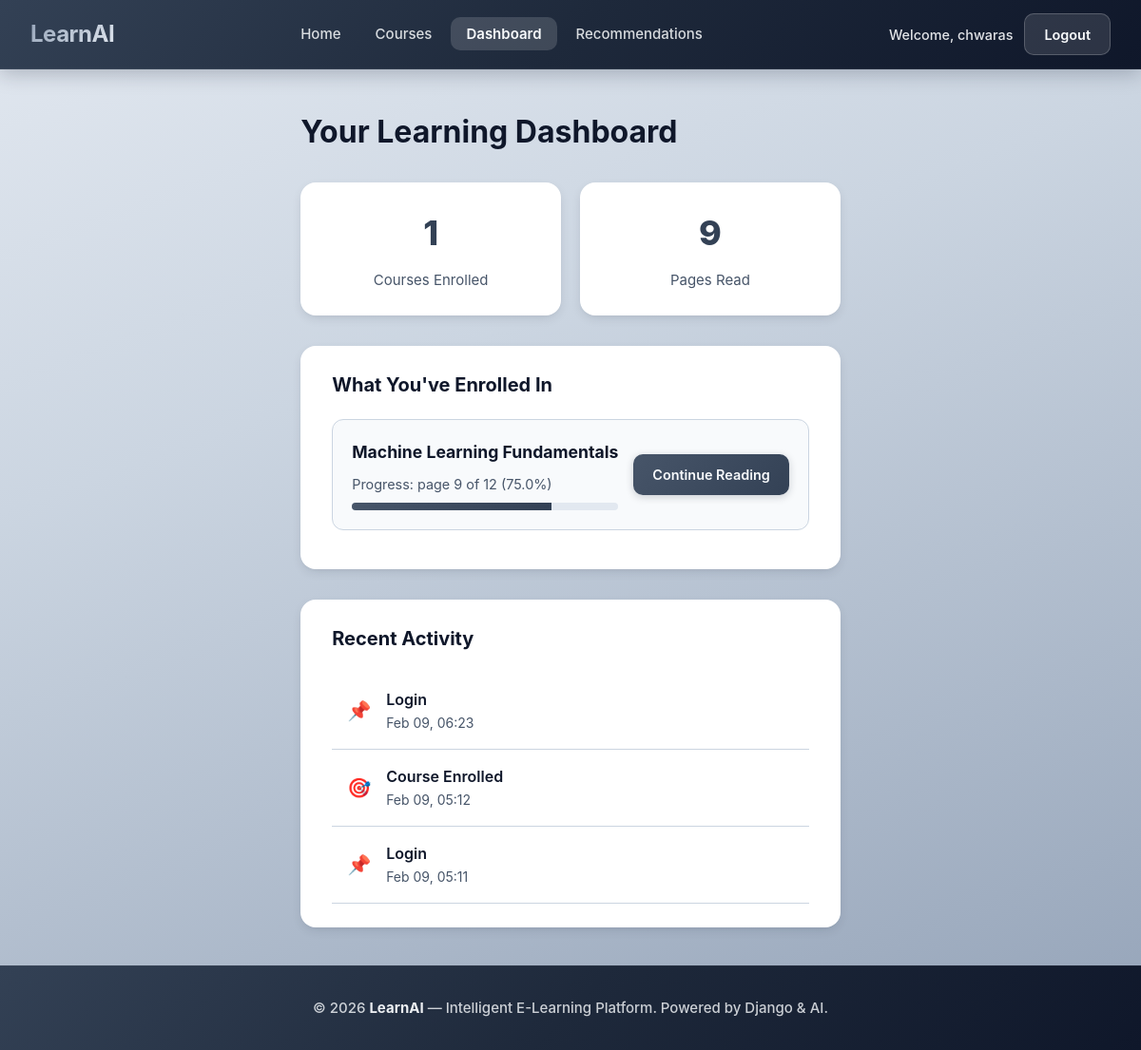
The page /dashboard/ (signed in) on the database its author committed.
### core/models.py (models this page shows, shortened)
class User(AbstractUser):
    LEARNING_STYLES = [
        ('visual', 'Visual'),
        ('auditory', 'Auditory'),
        ('kinesthetic', 'Kinesthetic'),
        ('reading', 'Reading/Writing'),
    ]
    SKILL_LEVELS = [
        ('beginner', 'Beginner'),
        ('intermediate', 'Intermediate'),
        ('advanced', 'Advanced'),
    ]
    LEARNING_PACES = [
        ('slow', 'Slow (1-3 hours/week)'),
        ('moderate', 'Moderate (5-8 hours/week)'),
        ('intensive', 'Intensive (10+ hours/week)'),
    ]
    learning_style = models.CharField(max_length=20, choices=LEARNING_STYLES, default='visual')
    skill_level = models.CharField(max_length=20, choices=SKILL_LEVELS, default='beginner')
    learning_pace = models.CharField(max_length=20, choices=LEARNING_PACES, default='moderate')
    preferred_content_type = models.CharField(max_length=50, default='video')
    interests = models.JSONField(default=list, blank=True)
    login_count = models.IntegerField(default=0)
    last_active_date = models.DateTimeField(auto_now=True)
    average_session_duration = models.FloatField(default=0.0)
    preferred_study_time = models.CharField(max_length=20, default='morning')

class Enrollment(models.Model):
    user = models.ForeignKey(User, on_delete=models.CASCADE, related_name='enrollments')
    course = models.ForeignKey(Course, on_delete=models.CASCADE, related_name='enrollments')
    enrolled_at = models.DateTimeField(auto_now_add=True)
    lessons_completed = models.IntegerField(default=0)
    progress_percentage = models.FloatField(default=0.0)
    current_lesson = models.IntegerField(default=1)
    completed_at = models.DateTimeField(null=True, blank=True)
    is_completed = models.BooleanField(default=False)
    class Meta:
        unique_together = ['user', 'course']
        ordering = ['-enrolled_at']

class Course(models.Model):
    CATEGORIES = [
        ('web_development', 'Web Development'),
        ('data_science', 'Data Science'),
        ('machine_learning', 'Machine Learning'),
        ('mobile_development', 'Mobile Development'),
        ('cloud_computing', 'Cloud Computing'),
        ('artificial_intelligence', 'Artificial Intelligence'),
    ]
    LEVELS = [
        ('beginner', 'Beginner'),
        ('intermediate', 'Intermediate'),
        ('advanced', 'Advanced'),
    ]
    title = models.CharField(max_length=200)
    description = models.TextField()
    category = models.CharField(max_length=50, choices=CATEGORIES)
    level = models.CharField(max_length=20, choices=LEVELS)
    duration_hours = models.IntegerField(default=0)
    lessons_count = models.IntegerField(default=0)
    enrolled_count = models.IntegerField(default=0)
    rating = models.FloatField(default=0.0)
    topics = models.JSONField(default=list, blank=True)
    content_types = models.JSONField(default=list, blank=True)
    pdf_file = models.FileField(upload_to='courses/', null=True, blank=True)
    total_pages = models.PositiveIntegerField(default=1)
    summary_for_chat = models.TextField(blank=True, help_text='Course summary/key points for chatbot answers')
    created_at = models.DateTimeField(auto_now_add=True)
    updated_at = models.DateTimeField(auto_now=True)
    class Meta:
        ordering = ['-rating', '-enrolled_count']

class Activity(models.Model):
    ACTIVITY_TYPES = [
        ('lesson_completed', 'Lesson Completed'),
        ('quiz_completed', 'Quiz Completed'),
        ('course_enrolled', 'Course Enrolled'),
        ('learning_time', 'Learning Time'),
        ('login', 'Login'),
        ('content_viewed', 'Content Viewed'),
    ]
    user = models.ForeignKey(User, on_delete=models.CASCADE, related_name='activities')
    activity_type = models.CharField(max_length=50, choices=ACTIVITY_TYPES)
    details = models.JSONField(default=dict, blank=True)
    timestamp = models.DateTimeField(auto_now_add=True)
    session_duration = models.FloatField(default=0.0)  # in minutes
    class Meta:
        ordering = ['-timestamp']
        indexes = [
            models.Index(fields=['user', '-timestamp']),
            models.Index(fields=['activity_type', '-timestamp']),
        ]

### core/views.py (the view)
# urls.py: path('dashboard/', views.dashboard, name='dashboard'),
@login_required
def dashboard(request):
    user = request.user
    enrollments = Enrollment.objects.filter(user=user).select_related('course')
    enrollment_list = []
    for e in enrollments:
        prog = PDFReadingProgress.objects.filter(user=user, course=e.course).first()
        last_page = prog.last_page_read if prog else 1
        total = e.course.total_pages or 1
        pct = round((last_page / total) * 100, 1) if total else 0
        enrollment_list.append({
            'enrollment': e,
            'course': e.course,
            'last_page': last_page,
            'total_pages': total,
            'progress_pct': pct,
        })
    stats = {
        'courses_enrolled': enrollments.count(),
        'total_pages_read': sum(
            (PDFReadingProgress.objects.filter(user=user, course=e.course).first() or type('X', (), {'last_page_read': 0})()).last_page_read
            for e in enrollments
        ),
    }
    total_read = 0
    for e in enrollments:
        p = PDFReadingProgress.objects.filter(user=user, course=e.course).first()
        total_read += (p.last_page_read if p else 0)
    stats['total_pages_read'] = total_read
    recent_activities = Activity.objects.filter(user=user).order_by('-timestamp')[:10]
    context = {
        'user': user,
        'stats': stats,
        'enrollment_list': enrollment_list,
        'recent_activities': recent_activities,
    }
    return render(request, 'core/dashboard.html', context)

### templates/core/dashboard.html
{% extends 'base.html' %}
{% block content %}
<div class="container">
    <h1 style="font-size: 2rem; font-weight: 700; margin-bottom: 1.75rem; color: var(--text-primary);">Your Learning Dashboard</h1>
    <div style="display: grid; grid-template-columns: repeat(auto-fit, minmax(200px, 1fr)); gap: 1.25rem; margin-bottom: 2rem;">
        <div class="card" style="padding: 1.5rem; text-align: center;">
            <div style="font-size: 2.25rem; font-weight: 800; color: var(--slate-700);">{{ stats.courses_enrolled }}</div>
            <div style="color: var(--text-secondary); margin-top: 0.5rem; font-size: 0.9375rem;">Courses Enrolled</div>
        </div>
        <div class="card" style="padding: 1.5rem; text-align: center;">
            <div style="font-size: 2.25rem; font-weight: 800; color: var(--slate-700);">{{ stats.total_pages_read }}</div>
            <div style="color: var(--text-secondary); margin-top: 0.5rem; font-size: 0.9375rem;">Pages Read</div>
        </div>
    </div>
    <div class="card" style="margin-bottom: 2rem;">
        <h2 style="font-size: 1.25rem; font-weight: 700; margin-bottom: 1.25rem; color: var(--text-primary);">What You've Enrolled In</h2>
        {% if enrollment_list %}
            {% for item in enrollment_list %}
            <div style="padding: 1.25rem; border: 1px solid var(--border-color); border-radius: var(--radius); margin-bottom: 1rem; background: var(--slate-50);">
                <div style="display: flex; justify-content: space-between; align-items: center; flex-wrap: wrap; gap: 1rem;">
                    <div>
                        <h3 style="font-size: 1.1rem; font-weight: 700; margin-bottom: 0.5rem;">{{ item.course.title }}</h3>
                        <p style="color: var(--text-secondary); font-size: 0.9rem;">Progress: page {{ item.last_page }} of {{ item.total_pages }} ({{ item.progress_pct }}%)</p>
                        <div style="width: 100%; max-width: 280px; height: 8px; background: var(--slate-200); border-radius: 4px; overflow: hidden; margin-top: 0.5rem;">
                            <div style="height: 100%; background: linear-gradient(90deg, var(--slate-600), var(--slate-700)); width: {{ item.progress_pct }}%;"></div>
                        </div>
                    </div>
                    <a href="{% url 'core:pdf_learn' item.course.id %}" class="btn btn-primary">{% if item.last_page >= item.total_pages %}Review{% else %}Continue Reading{% endif %}</a>
                </div>
            </div>
            {% endfor %}
        {% else %}
            <p style="color: var(--text-secondary);">You haven't enrolled in any courses yet. <a href="{% url 'core:courses' %}" style="color: var(--slate-600); font-weight: 600;">Browse courses</a> to get started.</p>
        {% endif %}
    </div>
    <div class="card">
        <h2 style="font-size: 1.25rem; font-weight: 700; margin-bottom: 1.25rem; color: var(--text-primary);">Recent Activity</h2>
        {% if recent_activities %}
            {% for activity in recent_activities %}
            <div style="padding: 1rem; border-bottom: 1px solid var(--border-color); display: flex; align-items: center; gap: 1rem;">
                <span style="font-size: 1.25rem;">{% if activity.activity_type == 'lesson_completed' %}📚{% elif activity.activity_type == 'quiz_completed' %}✅{% elif activity.activity_type == 'course_enrolled' %}🎯{% elif activity.activity_type == 'learning_time' %}⏱️{% else %}📌{% endif %}</span>
                <div style="flex: 1;">
                    <div style="font-weight: 600; color: var(--text-primary);">{{ activity.get_activity_type_display }}</div>
                    <div style="font-size: 0.875rem; color: var(--text-secondary);">{{ activity.timestamp|date:"M d, H:i" }}</div>
                </div>
            </div>
            {% endfor %}
        {% else %}
            <p style="color: var(--text-secondary);">No recent activity yet. Enroll and start reading to see your progress here.</p>
        {% endif %}
    </div>
</div>
{% endblock %}

### templates/base.html (shortened to what this page needs)
<!DOCTYPE html>
<html lang="en">
<head>
</head>
<body>
    <nav class="navbar">
        <div class="nav-container">
            <a href="{% url 'core:index' %}" class="logo">LearnAI</a>
            <ul class="nav-links">
                <li><a href="{% url 'core:index' %}" class="{% if request.resolver_match.url_name == 'index' %}active{% endif %}">Home</a></li>
                {% if user.is_authenticated %}
                    <li><a href="{% url 'core:courses' %}" class="{% if request.resolver_match.url_name == 'courses' or request.resolver_match.url_name == 'course_detail' %}active{% endif %}">Courses</a></li>
                    <li><a href="{% url 'core:dashboard' %}" class="{% if request.resolver_match.url_name == 'dashboard' %}active{% endif %}">Dashboard</a></li>
                    <li><a href="{% url 'core:recommendations' %}" class="{% if request.resolver_match.url_name == 'recommendations' %}active{% endif %}">Recommendations</a></li>
                {% endif %}
            </ul>
            <div class="nav-buttons">
                {% if user.is_authenticated %}
                    <span class="welcome-text">Welcome, {{ user.username }}</span>
                    <a href="{% url 'core:logout' %}" class="btn btn-secondary">Logout</a>
                {% else %}
                    <a href="{% url 'core:login' %}" class="btn btn-secondary">Login</a>
                    <a href="{% url 'core:register' %}" class="btn btn-primary">Sign Up</a>
                {% endif %}
            </div>
        </div>
    </nav>
    {% block content %}
    {% endblock %}
    <footer class="footer">
        <p>&copy; 2026 <span class="brand">LearnAI</span> — Intelligent E-Learning Platform. Powered by Django & AI.</p>
    </footer>
</body>
</html>

### templates/base.html (style rules this page uses)
:root { --slate-50: #f8fafc; --slate-100: #f1f5f9; --slate-200: #e2e8f0; --slate-300: #cbd5e1; --slate-400: #94a3b8; --slate-500: #64748b; --slate-600: #475569; --slate-700: #334155; --slate-800: #1e293b; --slate-900: #0f172a; --primary-color: #4f5d9e; --primary-dark: #3d4a7c; --secondary-color: #5b6ba8; --accent-color: #38bdf8; --background: linear-gradient(160deg, #e2e8f0 0%, #cbd5e1 35%, #94a3b8 100%); --background-solid: #c5cfe0; --surface: #ffffff; --surface-elevated: #f8fafc; --text-primary: #0f172a; --text-secondary: #475569; --border-color: #cbd5e1; --shadow-sm: 0 1px 3px 0 rgba(15, 23, 42, 0.08); --shadow-md: 0 4px 12px -2px rgba(15, 23, 42, 0.12), 0 2px 6px -2px rgba(15, 23, 42, 0.06); --shadow-lg: 0 10px 25px -5px rgba(15, 23, 42, 0.12), 0 4px 10px -5px rgba(15, 23, 42, 0.08); --radius: 12px; --radius-lg: 16px; --nav-gradient: linear-gradient(135deg, #334155 0%, #1e293b 50%, #0f172a 100%); }
* { margin: 0; padding: 0; box-sizing: border-box; }
body { font-family: 'Inter', 'Segoe UI', system-ui, -apple-system, sans-serif; background: var(--background); background-attachment: fixed; color: var(--text-primary); line-height: 1.6; min-height: 100vh; display: flex; flex-direction: column; }
.navbar { background: var(--nav-gradient); box-shadow: 0 4px 20px rgba(15, 23, 42, 0.25); position: sticky; top: 0; z-index: 100; border-bottom: 1px solid rgba(255, 255, 255, 0.06); }
.nav-container { max-width: 1400px; margin: 0 auto; padding: 0.875rem 2rem; display: flex; justify-content: space-between; align-items: center; }
.logo { font-size: 1.5rem; font-weight: 700; background: linear-gradient(135deg, #94a3b8 0%, #e2e8f0 100%); -webkit-background-clip: text; -webkit-text-fill-color: transparent; background-clip: text; text-decoration: none; letter-spacing: -0.02em; }
.nav-links { display: flex; gap: 0.25rem; list-style: none; }
.nav-links a { text-decoration: none; color: rgba(248, 250, 252, 0.85); font-weight: 500; font-size: 0.9375rem; padding: 0.5rem 1rem; border-radius: 10px; transition: all 0.2s ease; }
.nav-links a.active { color: #f8fafc; background: rgba(255, 255, 255, 0.15); font-weight: 600; }
.nav-buttons { display: flex; align-items: center; gap: 0.75rem; }
.nav-buttons .welcome-text { color: rgba(248, 250, 252, 0.9); font-size: 0.9rem; font-weight: 500; }
.btn { padding: 0.6rem 1.25rem; border-radius: 10px; font-weight: 600; cursor: pointer; transition: all 0.2s ease; border: none; font-size: 0.9rem; text-decoration: none; display: inline-block; }
.btn-primary { background: linear-gradient(135deg, #475569 0%, #334155 100%); color: #f8fafc; box-shadow: 0 2px 8px rgba(15, 23, 42, 0.2); }
.btn-secondary { background: rgba(255, 255, 255, 0.12); color: #f8fafc; border: 1px solid rgba(255, 255, 255, 0.2); }
.container { max-width: 1200px; margin: 0 auto; padding: 2.5rem 1.5rem; flex: 1; }
.card { background: var(--surface); border-radius: var(--radius-lg); padding: 1.5rem 2rem; box-shadow: var(--shadow-md); border: 1px solid rgba(255, 255, 255, 0.6); }
.footer { background: var(--nav-gradient); padding: 2rem 1.5rem; text-align: center; margin-top: auto; border-top: 1px solid rgba(255, 255, 255, 0.06); }
.footer p { color: rgba(248, 250, 252, 0.8); font-size: 0.9375rem; font-weight: 500; }
.footer .brand { color: rgba(248, 250, 252, 0.95); font-weight: 700; }

### rows shown on the page
User: username "chwaras"
Enrollment: course "Machine Learning Fundamentals", last_page "9", total_pages "12", progress_pct "75.0"
Activity: activity_type "Login", timestamp "Feb 09, 06:23"
Activity: activity_type "Course Enrolled", timestamp "Feb 09, 05:12"
Activity: activity_type "Login", timestamp "Feb 09, 05:11"

### other values the page prints
{{ stats.courses_enrolled }} "1"
{{ stats.total_pages_read }} "9"
